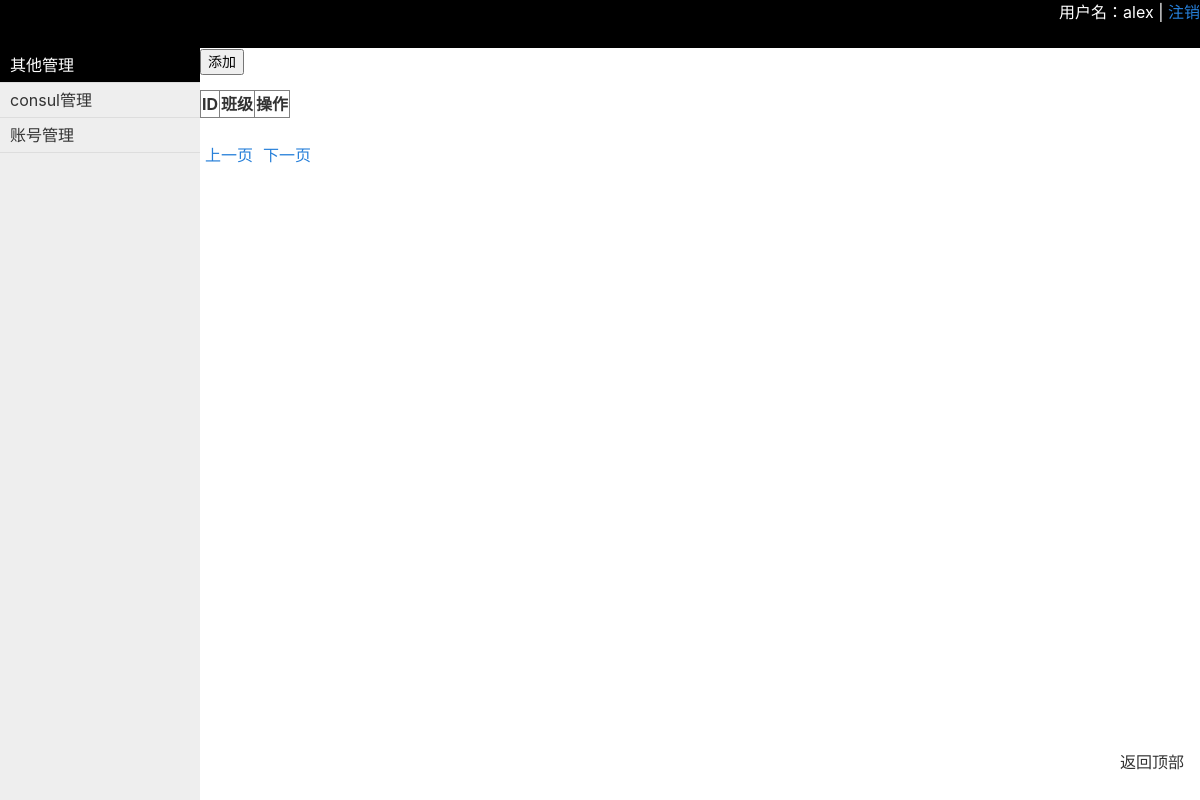
The app's page /classes/ (signed in), older data.
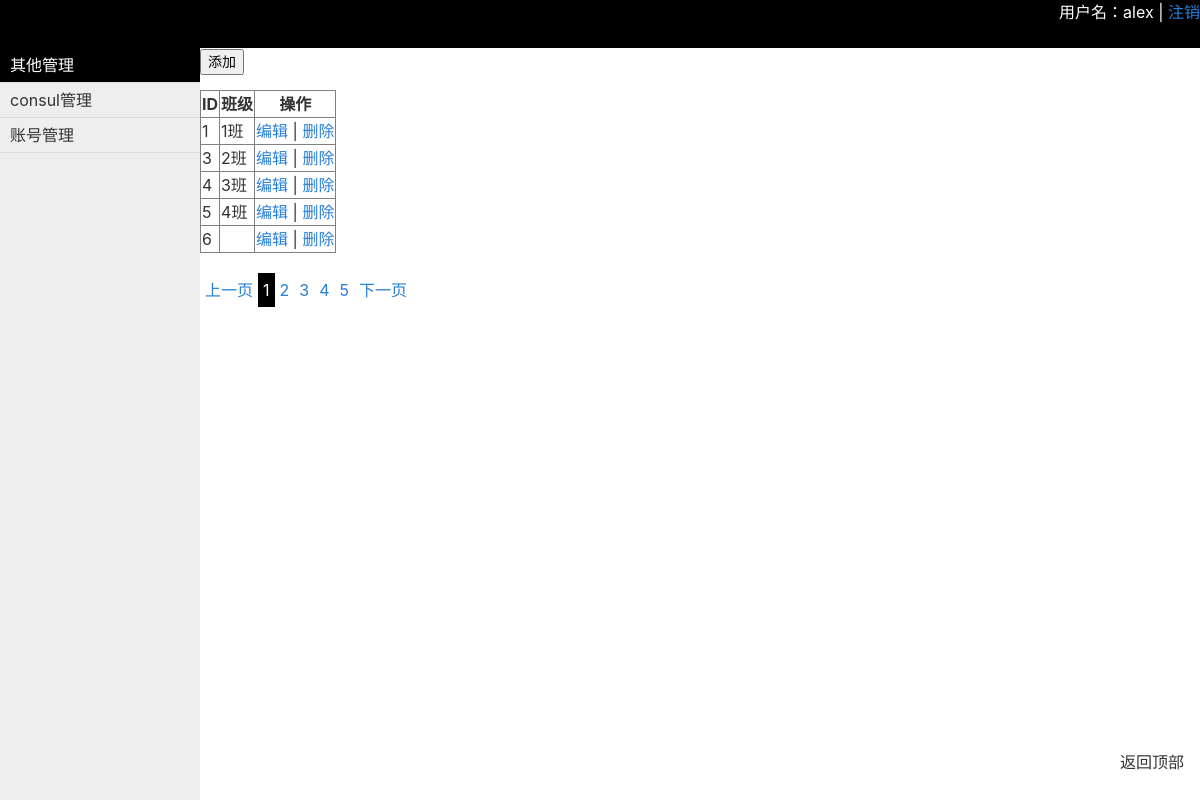
The same page, newer data.
### api/models.py (models this page shows, shortened)
class Classes(models.Model):
    caption = models.CharField(max_length=32)

### api/views.py (the view)
    def inner(request,*args,**kwargs):
        is_login = request.session.get('is_login')
        print('-->is_login',is_login)
        if is_login:
            return func(request,*args,**kwargs)
        else:
            return redirect('/login')

### api/utils/page.py (called while the page is built)
    @property
    def db_start(self):
        return (self.current_page -1) * self.per_page

    @property
    def db_end(self):
        return self.current_page * self.per_page

    def total_page(self):
        v, a = divmod(self.total_count, self.per_page)
        if a != 0:
            v += 1
        return v

### api/views.py (called while the page is built, shortened)
def auth(func):
    def inner(request,*args,**kwargs):
        is_login = request.session.get('is_login')
        print('-->is_login',is_login)
        if is_login:
            return func(request,*args,**kwargs)
        else:
            return redirect('/login')
    return inner

@auth
def handle_classes(request):
    if request.method == 'GET':
        current_page = request.GET.get('p',1)
        current_page = int(current_page)
        total_count = models.Classes.objects.all().count()
        from api.utils.page import PagerHelper
        obj = PagerHelper(total_count, current_page, '/classes',5)
        pager = obj.pager_str()
        cls_list = models.Classes.objects.all()[obj.db_start:obj.db_end]
        current_user = request.session.get('username')
        return render(request,'classes.html',{'username':current_user,'classes':cls_list,'str_pager':pager})

### templates/classes.html (shortened to what this page needs)
{% extends 'layout.html' %}
{% block content %}
    <div>
    <input id="id_add" type="button" value="添加">
    </div>
    <table border="1">
        <thead>
            <tr>
                <th>ID</th>
                <th>班级</th>
                <th>操作</th>
            </tr>
        </thead>
        <tbody>
            {% for class in classes %}
                <tr>
                    <td>
                        {{ class.id }}
                    </td>
                    <td>
                        {{ class.caption }}
                    </td>
                    <td>
                        <a href="/edit_class?nid={{ class.id }}">编辑</a> | <a class="td-delete">删除</a>
                    </td>
                </tr>
            {% endfor %}
        </tbody>
    </table>
    <div class="pagination">
        {{ str_pager | safe }}
    </div>
{% endblock %}

### templates/layout.html (shortened to what this page needs)
<!DOCTYPE html>
<html lang="en">
<head>
    <link rel="stylesheet" href="/static/css/bootstrap.min.css">
    <link rel="stylesheet" href="/static/css/mobi.min.css">
    <link rel="stylesheet" href="/static/css/input-autocomplete.css" />
</head>
<body>
    <div style="height: 48px;background-color: black;color: chocolate">
        <div style="height: 48px;background-color: black;color: white">
            <div style="float: right">用户名：{{ username }} | <a href="/logout">注销</a></div>
        </div>
    </div>
    <div>
        <div class="menu" style="position:fixed;top: 48px;left: 0;bottom: 0;width: 200px;background-color: #eeeeee">
            <div class="ele">
                <div id="menu_class" class="item" onclick="show(this)">其他管理</div>
            </div>
            <div class="ele">
                <div id="menu_student" class="item" onclick="show(this)">consul管理</div>
            </div>
            <div class="ele">
                <div id="menu_teacher" class="item" onclick="show(this)">账号管理</div>
            </div>
        </div>
        <div style="position: fixed;top:48px;right: 0;bottom: 0;left: 200px;overflow: auto">
            <div style="position: fixed;width: 80px;bottom: 0;right: 0;height: 50px">返回顶部</div>
                {% block content %}{% endblock %}
        </div>
    </div>
</body>
</html>

### templates/layout.html (style rules this page uses)
body { margin: 0; }
.menu .item { display: block; padding: 5px 10px; border-bottom: 1px solid #dddddd; }
.menu .item.active { background-color: black; color: white; }
.pagination a { display: inline-block; padding: 5px; }
.pagination a.active { background-color: black; color: white; }

Row changes from the older to the newer data that the page shows:
added Classes: id "1", caption "1班"
added Classes: id "3", caption "2班"
added Classes: id "4", caption "3班"
added Classes: id "5", caption "4班"
added Classes: id "6"
Text that changed along with them:
{{ str_pager | safe }}: "上一页 下一页" → "上一页 1 2 3 4 5 下一页"
